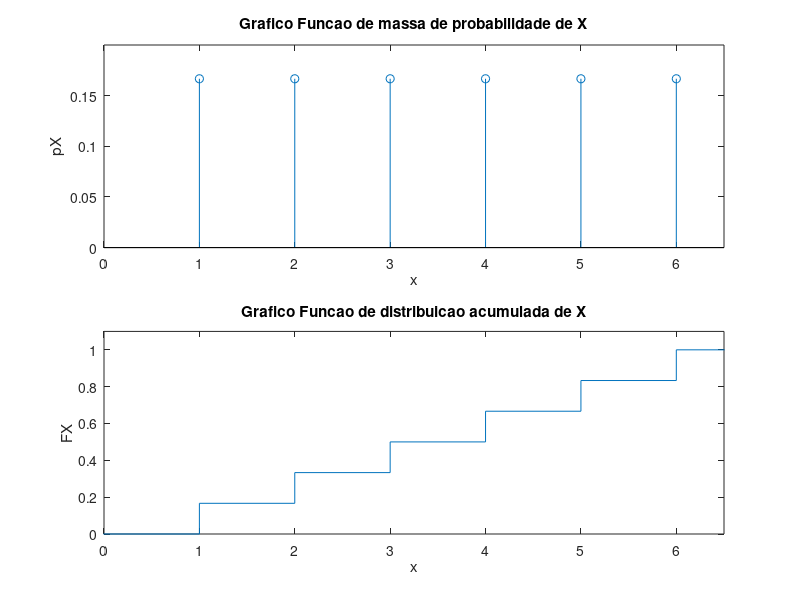

Source code (MATLAB):
%% Ex 1.
clear all;
clf;
close;

%% a)

x = 1:6;          %A variavel aleatoria x pode tomar os valores 1 ate 6 
pX = ones(1,6)/6 %px(1) = P("sair 1") = px(2) = P("sair 2")... = px(6) = P("sair 6) = 1/6 
 
figure(1);
hold on;

subplot(2,2,[1,2]);

stem(x,pX); %dar plot a partir do eixo do x e termina com uma bolinha no topo
axis([0 6.5 0 1/6*1.2]); % dizer as dimensoes que queresmos para o grafico
xlabel('x');
ylabel('pX');
title("Grafico Funcao de massa de probabilidade de X");


%%%%%%%%%%%%%%%%%%%%%%%%%%%%%%%%%%%%%%%%%%%%%%


%% b)

%Fx(x) = prob[X <= x];


%%%%%%%%%%%%%%%%%%%%%%%%%%%%%%%%%%%%%
%This works but there're better ways

%Fx = zeros(1,6);

%for i = 1 : 6
%  for j = 1 : i
%    Fx(i) += 1/6;
%  endfor
%endfor
%%%%%%%%%%%%%%%%%%%%%%%%%%%%%%%%%%%%%%

Fx = cumsum(pX); %criar um vetor que seja [1/6, 2/6, 3/6, 4/6, 5/6, 6/6], o proximo é sempre + x
Fx = [0 0 Fx 0 0];  
x = -1:8;

subplot(2,2,[3,4])

stairs(x,Fx);
axis([0 6.5 0 1.1]);
xlabel('x');
ylabel('FX');
title("Grafico Funcao de distribuicao acumulada de X");

hold off;
